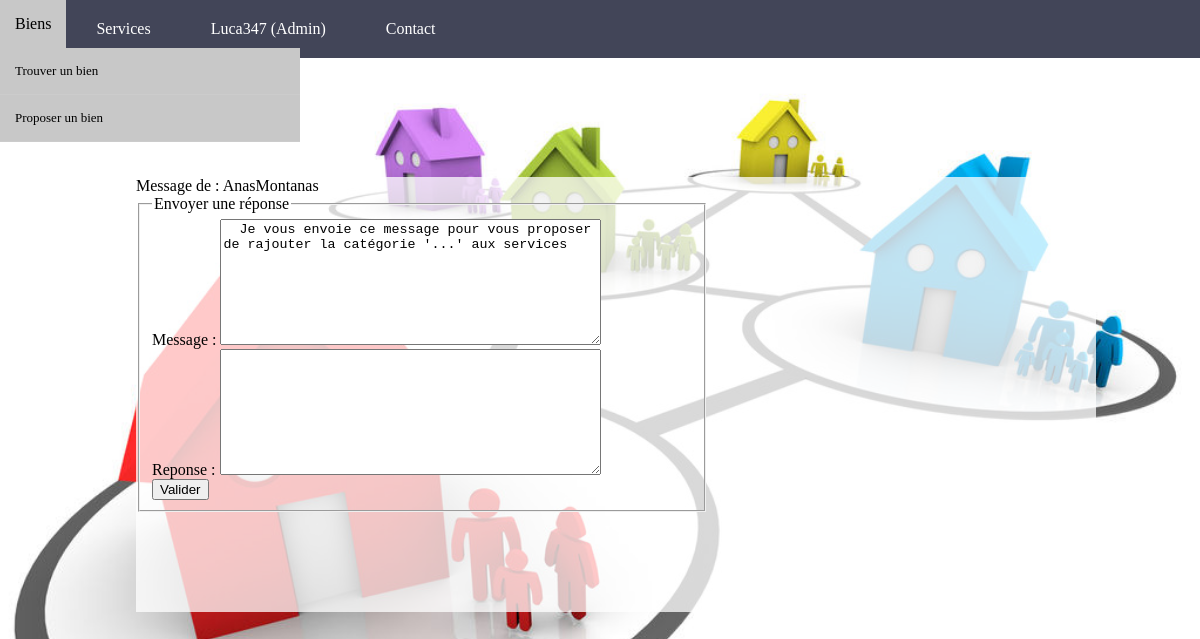
Page /index.php?controller=notification&action=reponse&idNotif=1 (signed in) on the committed database.
### tables this page shows
CREATE TABLE `Notification` (
  `idNotif` int(11) NOT NULL,
  `idMembre` int(11) NOT NULL,
  `message` varchar(175) NOT NULL,
  `idAdmin` int(11) NOT NULL,
  `reponse` varchar(175) NOT NULL,
  `estRegle` int(1) NOT NULL
);

CREATE TABLE `Membre` (
  `idMembre` int(11) NOT NULL,
  `login` varchar(75) NOT NULL,
  `nom` varchar(75) NOT NULL,
  `prenom` varchar(75) NOT NULL,
  `adresse` varchar(75) NOT NULL,
  `mail` varchar(75) NOT NULL,
  `mdp` varchar(75) NOT NULL,
  `ville` varchar(75) NOT NULL,
  `telephone` int(11) NOT NULL,
  `admin` int(11) NOT NULL,
  `codePostal` int(11) NOT NULL,
  `dateInscription` date NOT NULL,
  `solde` int(11) NOT NULL,
  `nonce` int(11) NOT NULL
);

### lib/Session.php (called while the page is built, shortened)
<?php
    class Session {
    public static function is_admin() {
        return (!empty($_SESSION['admin']) && $_SESSION['admin']);
    }
}
?>

### controller/routeur.php (called while the page is built, shortened)
<?php
require_once File::build_path(array("lib","Session.php"));
require_once File::build_path(array("controller","ControllerNotification.php"));
require_once File::build_path(array("controller","Dispatcher.php"));
$controller_default = 'membre';
$controller = $controller_default;
if(!is_null(Dispatcher::myGet('action'))&&(!is_null(Dispatcher::myGet('controller')))){
    $action = htmlspecialchars(Dispatcher::myGet('action'));
    $controller = htmlspecialchars(Dispatcher::myGet('controller'));
}
else {
    $action = "readAll";
    $controller = $controller_default;
}
$controller_class = "Controller".ucfirst($controller);
$controller_class::$action();
?>

### index.php (called while the page is built, shortened)
<?php
require_once File::build_path(array('lib','Session.php'));
require_once File::build_path(array('controller','routeur.php'));
?>

### controller/Dispatcher.php (called while the page is built)
<?php
  class Dispatcher {
    public static function myGet($nomvar){
      if(isset($_GET[$nomvar])){
          return $_GET[$nomvar];
      }else if(isset($_POST[$nomvar])){
            return $_POST[$nomvar];
            }else{
              return NULL;
            }
    }
  }
  ?>

### model/Model.php (called while the page is built, shortened)
<?php
class Model {
    public static $pdo;
    public static function Init() {
        $hostname = Conf::getHostname();
        $database_name = Conf::getDatabase();
        $login = Conf::getLogin();
        $password = Conf::getPassword();
        try {
            self::$pdo = new PDO("mysql:host=$hostname;dbname=$database_name", $login, $password,array(PDO::MYSQL_ATTR_INIT_COMMAND => "SET NAMES utf8"));
            self::$pdo->setAttribute(PDO::ATTR_ERRMODE, PDO::ERRMODE_EXCEPTION);
        } catch (PDOException $e) {
            if (Conf::getDebug()) {
                echo $e->getMessage();
            } else {
                echo "Une erreur est survenue au niveau de la connexion de la base de donn�es !  <a href=''> retour a la page d'accueil </a>";
            }
            die();
        }
    }
    public static function select($primary_value) {
        $table_name = static::$object;
        $class_name = "Model".$table_name;
        $primary_key = static::$primary;
        try {
            $sql = "SELECT * from ".$table_name." WHERE ".$primary_key."=:primary_key";
            $req_prep = Model::$pdo->prepare($sql);
            $values = array(
                "primary_key" => $primary_value
            );
            $req_prep->execute($values);
            $req_prep->setFetchMode(PDO::FETCH_CLASS, $class_name);
            $tab= $req_prep->fetchAll();
            return $tab[0];
        } catch (PDOException $e) {
            if (Conf::isDebug()) {
                echo $e->getMessage();
            } else {
                echo 'Une erreur est survenue <a href="index.php"> retour a la page d\'accueil </a>';
            }
            die();
        }
    }
}

### model/ModelNotification.php (called while the page is built, shortened)
<?php
	require_once 'Model.php';
	class ModelNotification extends Model {
                private $idMembre;
                private $message;
                function getIdMembre() {
                    return $this->idMembre;
                }
                function getMessage() {
                    return $this->message;
                }
}
 ?>

### model/ModelMembre.php (called while the page is built, shortened)
<?php
	require_once 'Model.php';
	class ModelMembre extends Model {
                private $login;
                public function getLogin(){
                        return $this->login;
                }
    public static function getLoginById($id){
        $sql = "SELECT login FROM Membre WHERE idMembre=:id";
            $req_prep = Model::$pdo->prepare($sql);
            $values = array(
                "id" => $id,
            );
            $req_prep->execute($values);
            $req_prep->setFetchMode(PDO::FETCH_CLASS, 'ModelMembre');
            $tab= $req_prep->fetch();
            return $tab->getLogin();
    }
}
 ?>

### view/notification/update.php (the view, shortened to what this page needs)
<?php
switch ($functionCaller) {
    case "reponse":
        $formTitle="Envoyer une réponse";
                $idMembre = htmlspecialchars($n->getIdMembre());
                echo 'Message de  : '.ModelMembre::getLoginById($idMembre);
                $message = htmlspecialchars($n->getMessage());
        break;
}
?>
<form action="index.php" method="get" enctype="multipart/form-data">
     <fieldset>
         <legend><?=$formTitle?></legend>
                        <div>
                            <label for="message">Message : </label><textarea name="message" rows="8" cols="45" > <?php if($functionCaller == "reponse")echo $message?></textarea>
                        </div>
                       <?php
                       if($functionCaller == "reponse"){
                       echo '
                       <div>
                            <label for="reponse">Reponse : </label><textarea name="reponse" rows="8" cols="45" required ></textarea>
                        </div>  ';
                       }
                               ?>
                    <input type="submit" value="Valider" />
    </fieldset>
</form>

### style/css/style.css (style rules this page uses)
body { font-family: 'Source code pro', Calibri, serif; padding: 0px; margin: 0px; background-image: url('../img/voisins.jpg'); background-position: center center; background-size: cover; background-attachment: fixed; }
fieldset { width: 540px; }
html { height: 100%; }
body { height: 100%; position: relative; }

### rows in the picture
notification: idMembre.login "AnasMontanas", message "Je vous envoie ce message pour vous proposer de rajouter la catégorie '...' aux services"

### other values in the picture
$_SESSION['login'] "Luca347"
$formTitle "Envoyer une réponse"
